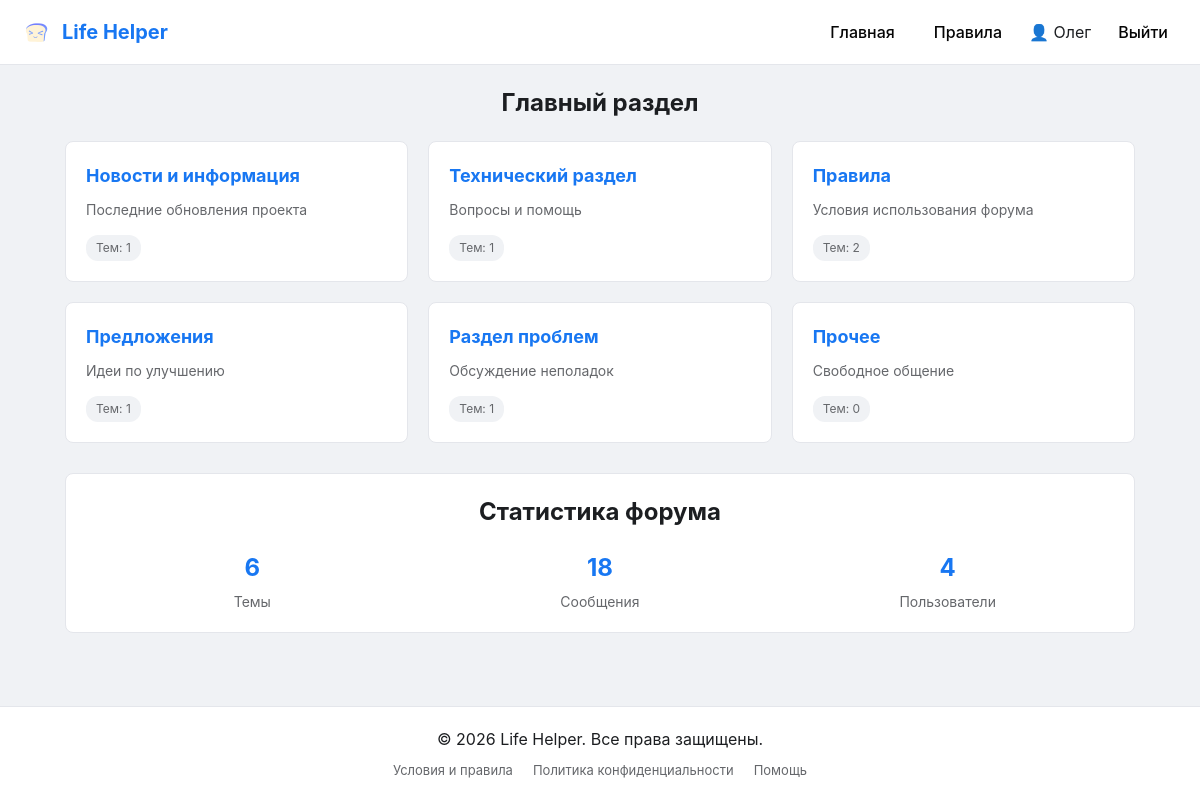
The page / (signed in) on the database its author committed.
### tables this page shows
CREATE TABLE forums (id INTEGER PRIMARY KEY, name TEXT, description TEXT);

### app.py (the view)
@app.route('/')
def index():
    conn = get_db()
    stats = conn.execute('''
        SELECT (SELECT COUNT(*) FROM users) as users,
               (SELECT COUNT(*) FROM topics) as topics,
               (SELECT COUNT(*) FROM posts) as posts
    ''').fetchone()
    forums = conn.execute('''
        SELECT f.*, COUNT(t.id) as topic_count
        FROM forums f LEFT JOIN topics t ON f.id = t.forum_id
        GROUP BY f.id
    ''').fetchall()
    conn.close()
    return render_template('index.html', forums=forums, user=session.get('user'), stats=stats)

### app.py (called while the page is built)
def get_db():
    conn = sqlite3.connect(DB_PATH)
    conn.row_factory = sqlite3.Row
    return conn

### templates/index.html (shortened to what this page needs)
{% extends "base.html" %}
{% block content %}
<h1 class="page-title centered">Главный раздел</h1>
<div class="grid">
    {% for f in forums %}
    <div class="card">
        <h2><a href="/forum/{{ f.id }}">{{ f.name }}</a></h2>
        <p class="forum-desc">{{ f.description }}</p>
        <div class="forum-meta">
            <span class="meta">Тем: {{ f.topic_count }}</span>
        </div>
    </div>
    {% endfor %}
</div>
<div class="stats-section">
    <h2 class="centered">Статистика форума</h2>
    <div class="stats-grid">
        <div class="stat-item">
            <h3>{{ stats.topics }}</h3>
            <p>Темы</p>
        </div>
        <div class="stat-item">
            <h3>{{ stats.posts }}</h3>
            <p>Сообщения</p>
        </div>
        <div class="stat-item">
            <h3>{{ stats.users }}</h3>
            <p>Пользователи</p>
        </div>
    </div>
</div>
{% endblock %}

### static/style.css (style rules this page uses)
* { margin: 0; padding: 0; box-sizing: border-box; }
body { font-family: -apple-system, BlinkMacSystemFont, 'Segoe UI', Roboto, Oxygen, Ubuntu, Cantarell, sans-serif; background-color: #f0f2f5; color: #1c1e21; line-height: 1.5; min-height: 100vh; display: flex; flex-direction: column; }
.page-title { font-size: 24px; margin-bottom: 20px; text-align: center; }
.centered { text-align: center; }
.grid { display: grid; grid-template-columns: repeat(auto-fill, minmax(300px, 1fr)); gap: 20px; margin-bottom: 30px; }
.card { background: #ffffff; border: 1px solid #e4e6eb; border-radius: 8px; padding: 20px; transition: transform 0.2s, box-shadow 0.2s; }
.card h2 { margin-bottom: 10px; font-size: 18px; }
.card h2 a { color: #1877f2; text-decoration: none; }
.forum-desc { color: #65676b; font-size: 14px; margin-bottom: 15px; }
.forum-meta { display: flex; gap: 8px; flex-wrap: wrap; }
.meta { background: #f0f2f5; padding: 4px 10px; border-radius: 12px; font-size: 12px; color: #65676b; }
.stats-section { background: #ffffff; border: 1px solid #e4e6eb; border-radius: 8px; padding: 20px; margin-top: 20px; }
.stats-section h2 { margin-bottom: 20px; }
.stats-grid { display: grid; grid-template-columns: repeat(auto-fit, minmax(200px, 1fr)); gap: 15px; text-align: center; }
.stat-item h3 { font-size: 24px; color: #1877f2; margin-bottom: 5px; }
.stat-item p { color: #65676b; font-size: 14px; }

### rows shown on the page
forums: name "Новости и информация", description "Последние обновления проекта", topic_count "1"
forums: name "Технический раздел", description "Вопросы и помощь", topic_count "1"
forums: name "Правила", description "Условия использования форума", topic_count "2"
forums: name "Предложения", description "Идеи по улучшению", topic_count "1"
forums: name "Раздел проблем", description "Обсуждение неполадок", topic_count "1"
forums: name "Прочее", description "Свободное общение", topic_count "0"

### other values the page prints
{{ user }} "Олег"
{{ stats.topics }} "6"
{{ stats.posts }} "18"
{{ stats.users }} "4"
